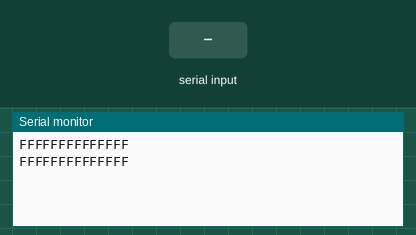
A sketch run on a simulated ESP32. Shown: the last lines printed to the serial monitor. The test bench sets the inputs (shaded band).

Above: at 1.2 s.
1.3 s: "1" received over the second serial link
At 1.9 s:
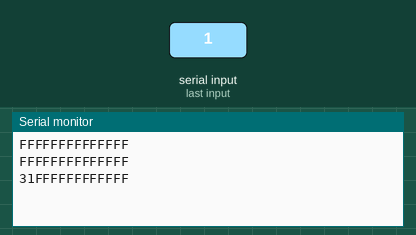
2.8 s: "0" received over the second serial link
At 3.9 s:
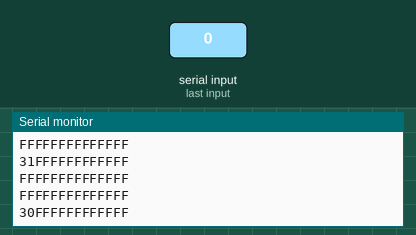

The sketch:

Soil_NPK.ino
```cpp
#include "Arduino.h"
#include <HardwareSerial.h>
#include <Wire.h>
#include <Adafruit_GFX.h>
#include <Adafruit_SSD1306.h>


#define RE 32
#define DE 33

//const byte code[]= {0x01, 0x03, 0x00, 0x1e, 0x00, 0x03, 0x65, 0xCD};
const byte nitro[] = {0x01,0x03, 0x00, 0x1e, 0x00, 0x01, 0xe4, 0x0c};
const byte phos[] = {0x01,0x03, 0x00, 0x1f, 0x00, 0x01, 0xb5, 0xcc};
const byte pota[] = {0x01,0x03, 0x00, 0x20, 0x00, 0x01, 0x85, 0xc0};
const byte soil_ph[] = {0x01, 0x03, 0x00, 0x06, 0x00, 0x01, 0x64, 0x0b};
const byte soil_moist[] = {0x01, 0x03, 0x00, 0x12, 0x00, 0x01, 0x24, 0x0f};
const byte temp[] = {0x01, 0x03, 0x00, 0x12, 0x00, 0x02, 0x64, 0x0e};
const byte ec[] = {0x01, 0x03, 0x00, 0x15, 0x00, 0x01, 0x95, 0xce};

byte values[11];
HardwareSerial mod(2);

void setup() {
  Serial.begin(9600);
  mod.begin(9600);
  pinMode(RE, OUTPUT);
  pinMode(DE, OUTPUT);


}

void loop() {
  byte val1,val2,val3,val4,val5,val6,val7;
  val1 = nitrogen();
  delay(650);
  val2 = phosphorous();
  delay(650);
  val3 = potassium();
  delay(650);
  val4 = ph();
  delay(650);
  val5 = moist();
  delay(650);
  val6 = stemp();
  delay(650);
  val7 = econd();
  delay(650);

  Serial.print("Nitrogen: ");
  Serial.print(val1);
  Serial.println(" mg/kg");
  Serial.print("Phosphorous: ");
  Serial.print(val2);
  Serial.println(" mg/kg");
  Serial.print("Potassium: ");
  Serial.print(val3);
  Serial.println(" mg/kg");
  Serial.print("Soil pH: ");
  Serial.print(val4);
  Serial.println(" pH");
  Serial.print("Soil Moisture: ");
  Serial.print(val5);
  Serial.println(" %");
  Serial.print("Temperature: ");
  Serial.print(val6);
  Serial.println(" C");
  Serial.print("Electrical Conductivity: ");
  Serial.print(val7);
  Serial.println(" mS/m");
  delay(5000);


}

byte nitrogen(){
  digitalWrite(DE,HIGH);
  digitalWrite(RE,HIGH);
  delay(10);
  if(mod.write(nitro,sizeof(nitro))==8){
    digitalWrite(DE,LOW);
    digitalWrite(RE,LOW);
    for(byte i=0;i<7;i++){
    //Serial.print(mod.read(),HEX);
    values[i] = mod.read();
    Serial.print(values[i],HEX);
    }
    Serial.println();
  }
  return values[4];
}

byte phosphorous(){
  digitalWrite(DE,HIGH);
  digitalWrite(RE,HIGH);
  delay(10);
  if(mod.write(phos,sizeof(phos))==8){
    digitalWrite(DE,LOW);
    digitalWrite(RE,LOW);
    for(byte i=0;i<7;i++){
    //Serial.print(mod.read(),HEX);
    values[i] = mod.read();
    Serial.print(values[i],HEX);
    }
    Serial.println();
  }
  return values[4];
}

byte potassium(){
  digitalWrite(DE,HIGH);
  digitalWrite(RE,HIGH);
  delay(10);
  if(mod.write(pota,sizeof(pota))==8){
    digitalWrite(DE,LOW);
    digitalWrite(RE,LOW);
    for(byte i=0;i<7;i++){
    //Serial.print(mod.read(),HEX);
    values[i] = mod.read();
    Serial.print(values[i],HEX);
    }
    Serial.println();
  }
  return values[4];
}


byte ph(){
  digitalWrite(DE,HIGH);
  digitalWrite(RE,HIGH);
  delay(10);
  if(mod.write(soil_ph,sizeof(soil_ph))==8){
    digitalWrite(DE,LOW);
    digitalWrite(RE,LOW);
    for(byte i=0;i<7;i++){
    //Serial.print(mod.read(),HEX);
    values[i] = mod.read();
    Serial.print(values[i],HEX);
    }
    Serial.println();
  }
  return values[4];
}


byte moist(){
  digitalWrite(DE,HIGH);
  digitalWrite(RE,HIGH);
  delay(10);
  if(mod.write(soil_moist,sizeof(soil_moist))==8){
    digitalWrite(DE,LOW);
    digitalWrite(RE,LOW);
    for(byte i=0;i<7;i++){
    //Serial.print(mod.read(),HEX);
    values[i] = mod.read();
    Serial.print(values[i],HEX);
    }
    Serial.println();
  }
  return values[4];
}


byte stemp(){
  digitalWrite(DE,HIGH);
  digitalWrite(RE,HIGH);
  delay(10);
  if(mod.write(temp,sizeof(temp))==8){
    digitalWrite(DE,LOW);
    digitalWrite(RE,LOW);
    for(byte i=0;i<7;i++){
    //Serial.print(mod.read(),HEX);
    values[i] = mod.read();
    Serial.print(values[i],HEX);
    }
    Serial.println();
  }
  return values[4];
}


byte econd(){
  digitalWrite(DE,HIGH);
  digitalWrite(RE,HIGH);
  delay(10);
  if(mod.write(ec,sizeof(ec))==8){
    digitalWrite(DE,LOW);
    digitalWrite(RE,LOW);
    for(byte i=0;i<7;i++){
    //Serial.print(mod.read(),HEX);
    values[i] = mod.read();
    Serial.print(values[i],HEX);
    }
    Serial.println();
  }
  return values[4];
}
```

Measured:
- after the input at 1.3 s, the serial monitor: prints a new line at once (image 1)
- after the input at 2.8 s, the serial monitor: prints a new line after 0.51 s (image 2)
